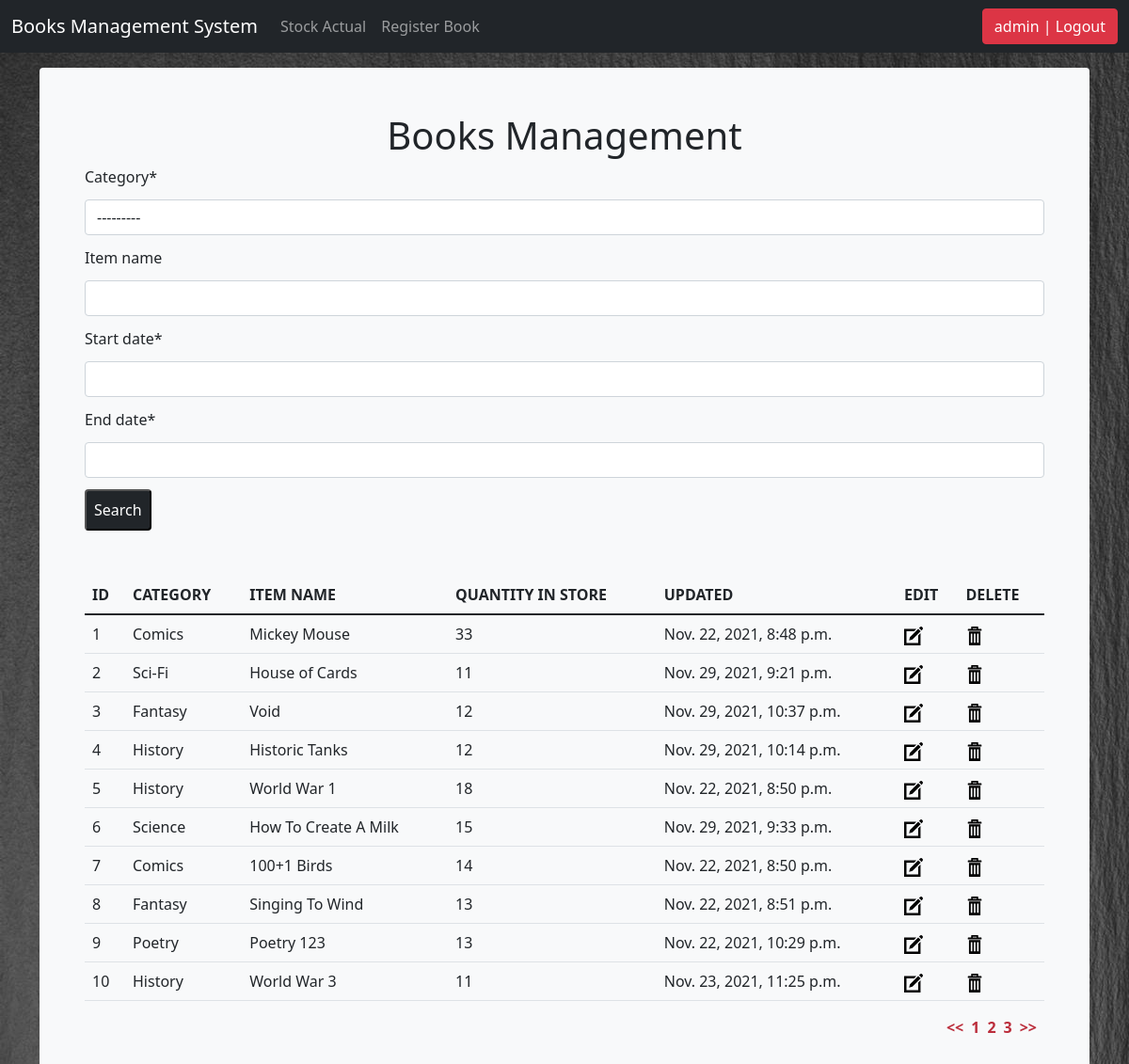
The page /list_item/ (signed in) on the database its author committed.
### bookstock/models.py (models this page shows, shortened)
class Kategorie(models.Model):
    item_name = models.CharField(max_length=50, blank=True, null=True)
    def __str__(self):
        return self.item_name

class Stock(models.Model):
    category = models.ForeignKey(Kategorie, on_delete=models.CASCADE)
    item_name = models.CharField(max_length=50, blank=True, null=True)
    quantity = models.PositiveSmallIntegerField(default='1', blank=False, null=True)
    receive_quantity = models.IntegerField(default='0', blank=True, null=True)
    receive_by = models.CharField(max_length=50, blank=True, null=True)
    issue_quantity = models.IntegerField(default='0', blank=True, null=True)
    issue_by = models.CharField(max_length=50, blank=True, null=True)
    issue_to = models.CharField(max_length=50, blank=True, null=True)
    phone_number = models.CharField(max_length=50, blank=True, null=True)
    created_by = models.CharField(max_length=50, blank=True, null=True)
    reorder_level = models.IntegerField(default='0', blank=True, null=True)
    last_updated = models.DateTimeField(auto_now_add=False, auto_now=True)
    export_to_CSV = models.BooleanField(default=False)

### bookstock/views.py (the view, shortened to what this page needs)
# urls.py: path('list_item/', views.list_item, name='list_item'),
@login_required
def list_item(request):
	title = 'Books Management'
	form = StockSearchForm(request.POST or None)
	queryset = Stock.objects.all()
	context = {
		"title": title,
		"queryset": queryset,
		"form": form
	}
	context = {
		"form": form,
		"title": title,
		"queryset": queryset,
}
	return render(request, "list_item.html", context)

### bookstock/forms.py
class StockSearchForm(forms.ModelForm):
    start_date = forms.DateTimeField(required=True)
    end_date = forms.DateTimeField(required=True)
    class Meta:
        model = Stock
        fields = ['category', 'item_name','start_date','end_date']

### bookstock/templates/list_item.html (shortened to what this page needs)
{% load static %}
{% load crispy_forms_tags %}
<!doctype html>
<html lang="en">
<head>
	<link href="{% static 'css/bootstrap.min.css' %}" rel="stylesheet">
	<link href="{% static 'css/stylesheet.css' %}" rel="stylesheet">
	<link href="{% static 'css/navbar-top-fixed.css' %}" rel="stylesheet">
	<link href="{% static 'js/jquery-ui-1.13.0/jquery-ui.min.css' %}" rel="stylesheet">
	<link href="{% static 'js/jquery-ui-1.13.0/jquery-ui.structure.min.css' %}" rel="stylesheet">
	<link href="{% static 'js/jquery-ui-1.13.0/jquery-ui.theme.min.css' %}" rel="stylesheet">
</head>
<body>
	{% include 'navbar.html' %}
	<main class="container">
		<div class="bg-light p-5 rounded">
			<h1 class="list_item_h1">{{title}}</h1>
			<form class="list_item_form" method='POST' action=''>{% csrf_token %}
				{{form|crispy}}
				<div>
				<input class="list_item_input"type="submit" value='Search' />
				</div>
			</form>
			<br>
			<table class='table'>
				<thead>
					<tr>
						<th>ID</th>
						<th>CATEGORY</th>
						<th>ITEM NAME</th>
						<th>QUANTITY IN STORE</th>
						<th>UPDATED</th>
						<th>EDIT</th>
						<th>DELETE</th>
					</tr>
				</thead>
				{% for instance in queryset %}
				<tr>
					<td>{{forloop.counter}}</td>
					<td>{{instance.category}}</td>
					<td>{{instance.item_name}}</td>
					<td>{{instance.quantity}}</td>
					<td>{{instance.last_updated}}</td>
					<td>
						<a href="{% url 'update_items' instance.id %}"><img class="img_edit"
								src="../static/img/edit.svg" alt=""></a>
					</td>
					<td>
						<a href="{% url 'delete_items' instance.id %}"><img class="img_delete"
								src="../static/img/delete.svg" alt=""></a>
					</td>
				</tr>
				{% endfor %}
			</table>
		</div>
	</main>
</body>
</html>

### bookstock/templates/navbar.html (shortened to what this page needs)
<nav class="navbar navbar-expand-md navbar-dark fixed-top bg-dark">
    <div class="container-fluid">
        <a class="navbar-brand " href="/">Books Management System</a>
        <div class="collapse navbar-collapse" id="navbarCollapse">
            <ul class="navbar-nav me-auto mb-2 mb-md-0">
                {% if request.user.is_authenticated %}
                <li class="nav-item">
                    <a class="nav-link" href="/list_item">Stock Actual</a>
                </li>
                <li class="nav-item">
                    <a class="nav-link" href="/add_items">Register Book</a>
                </li>
                {% endif %}
            </ul>
            <ul class="navbar-nav">
                {% if request.user.is_authenticated %}
                <li><a href="/accounts/logout"><button class="btn btn-danger">{{ user }} | Logout</button></a></li>
                {% else %}
                <li><a href="/accounts/login">Login</a></li>
                {% endif %}
            </ul>
        </div>
    </div>
</nav>

### bookstock/static/css/stylesheet.css (style rules this page uses)
body { background-image: url('../img/grey.jpg'); }
html { font-family: 'Press Start 2P', cursive; }
.img_edit, .img_delete { max-width: 20px; }
.list_item_h1 { text-align: center; }
.list_item_form * { margin-bottom: 12px; }
.list_item_input { background-color: #212529; color: white; padding: 0.5em; border-radius: 0.25rem; }

### bookstock/static/css/navbar-top-fixed.css (style rules this page uses)
body { min-height: 75rem; padding-top: 4.5rem; }

### rows shown on the page
Stock: category "Comics", item_name "Mickey Mouse", quantity "33", last_updated "Nov. 22, 2021, 8:48 p.m."
Stock: category "Sci-Fi", item_name "House of Cards", quantity "11", last_updated "Nov. 29, 2021, 9:21 p.m."
Stock: category "Fantasy", item_name "Void", quantity "12", last_updated "Nov. 29, 2021, 10:37 p.m."
Stock: category "History", item_name "Historic Tanks", quantity "12", last_updated "Nov. 29, 2021, 10:14 p.m."
Stock: category "History", item_name "World War 1", quantity "18", last_updated "Nov. 22, 2021, 8:50 p.m."
Stock: category "Science", item_name "How To Create A Milk", quantity "15", last_updated "Nov. 29, 2021, 9:33 p.m."
Stock: category "Comics", item_name "100+1 Birds", quantity "14", last_updated "Nov. 22, 2021, 8:50 p.m."
Stock: category "Fantasy", item_name "Singing To Wind", quantity "13", last_updated "Nov. 22, 2021, 8:51 p.m."
Stock: category "Poetry", item_name "Poetry 123", quantity "13", last_updated "Nov. 22, 2021, 10:29 p.m."
Stock: category "History", item_name "World War 3", quantity "11", last_updated "Nov. 23, 2021, 11:25 p.m."

### other values the page prints
{{ user }} "admin"
{{ title }} "Books Management"
